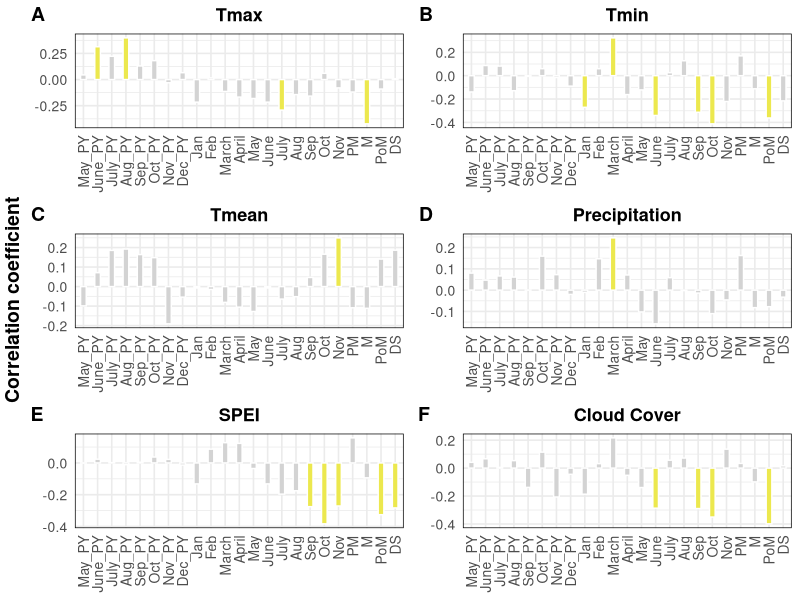

This chart was generated by the following R code:
# Load required libraries
library(ggplot2)
library(ggpubr)
library(grid)
library(readr)
# Set working directory
setwd("C:/Users/C Rafatul Kabir/Desktop/hydnocarpus kurzii manuscript/new analysis/Dendro climate growth study/Plots/final rp csv")

# Read data from CSV files
maxcor <- read.csv("maxcor_rp.csv", header = TRUE, sep = ",")
mincor <- read.csv("mincor_rp.csv", header = TRUE, sep = ",")
meancor <- read.csv("meancor_rp.csv", header = TRUE, sep = ",")
precipcor <- read.csv("precipcor_rp.csv", header = TRUE, sep = ",")
speicor <- read.csv("speicor_rp.csv", header = TRUE, sep = ",")   # Please confirm this is correct
cccor <- read.csv("cccor_rp.csv", header = TRUE, sep = ",")   # Please confirm this is correct

# Define the order of bars
bar_order <- c("May_PY", "June_PY", "July_PY", "Aug_PY", "Sep_PY", "Oct_PY", 
               "Nov_PY", "Dec_PY", "Jan", "Feb", "March", "April", "May", 
               "June", "July", "Aug", "Sep", "Oct", "Nov", "PM", "M", "PoM", "DS")

# Define a function to plot each barplot
plot_barplot <- function(data, title) {
  data <- data[match(bar_order, data$parameter), ]  # Order by predefined bar order
  data$significance <- ifelse(data$p < 0.05, "Significant", "Not Significant")
  
  p <- ggplot(data, aes(x = factor(parameter, levels = bar_order), y = r, fill = significance)) +
    geom_bar(stat = "identity", color = "white", width = 0.4) +
    scale_fill_manual(values = c("Significant" = "#ece84e", "Not Significant" = "#d3d3d3"), guide = FALSE) +
    labs(x = NULL, y = NULL, title = title) +
    theme_minimal(base_size = 12) +
    theme(
      axis.text.x = element_text(angle = 90, vjust = 0.5, hjust = 1, size = 10),
      axis.text.y = element_text(size = 10),
      axis.title = element_text(size = 12),
      plot.title = element_text(size = 13, face = "bold", hjust = 0.5),
      panel.border = element_rect(color = "black", fill = NA, size = 0.5),
      legend.position = "none"
    )
  return(p)
}

# Create individual plots
p1 <- plot_barplot(maxcor, "Tmax")
p2 <- plot_barplot(mincor, "Tmin")
p3 <- plot_barplot(meancor, "Tmean")
p4 <- plot_barplot(precipcor, "Precipitation")
p5 <- plot_barplot(speicor, "SPEI")
p6 <- plot_barplot(cccor, "Cloud Cover")

# Arrange plots in 2 columns × 3 rows with panel labels
combined_plot <- ggarrange(
  p1, p2, p3, p4, p5, p6,
  labels = c("A", "B", "C", "D", "E", "F"),
  ncol = 2, nrow = 3,
  align = "hv",
  common.legend = TRUE,
  legend = "bottom"
)

# Add shared Y-axis label using annotate_figure
final_plot <- annotate_figure(
  combined_plot,
  left = text_grob("Correlation coefficient", rot = 90, size = 14, face = "bold")
)

# Save as high-resolution TIFF
tiff("LNP_bar4.tiff", width = 11, height = 9, units = "in", res = 600, compression = "lzw")
print(final_plot)
dev.off()

